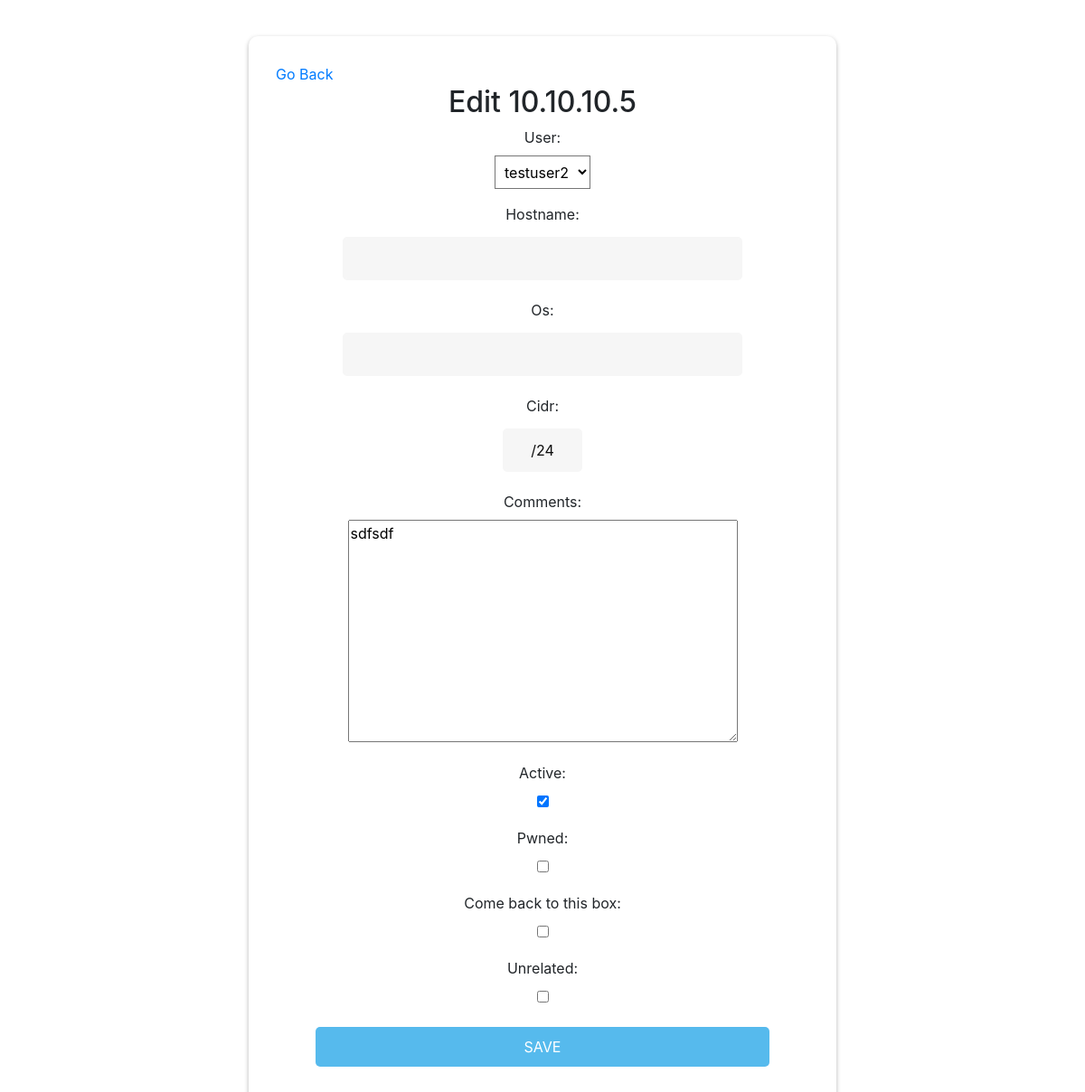
The page /update-box/324 (signed in) on the database as committed earlier.
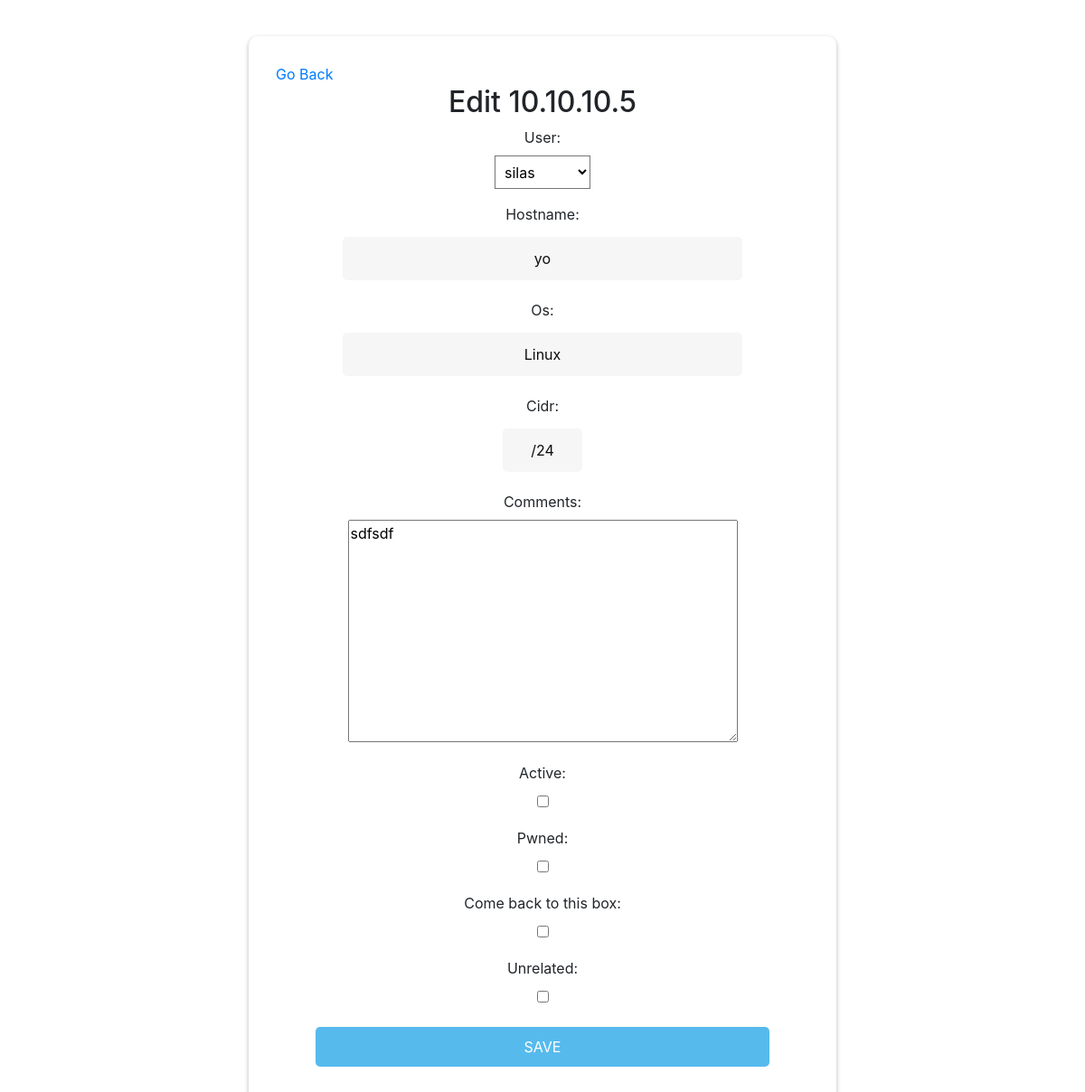
The same page on the database as committed later.
### base/models.py (models this page shows, shortened)
class Box(models.Model):
    __original_ip = None
    __original_hostname = None
    __original_state = None
    user = models.ForeignKey(User, on_delete=models.CASCADE, null=True, blank=True)
    ip = models.GenericIPAddressField(null=False,blank=False)
    hostname = models.CharField(max_length=200, null=True, blank=True)
    state = models.CharField(max_length=200, null=True, blank=True)
    comments = models.TextField(null=True, blank=True)
    active = models.BooleanField(default=False)
    pwned = models.BooleanField(default=False)
    unrelated = models.BooleanField(default=False)
    comeback = models.BooleanField("Come back to this box", default=False)
    os = models.CharField(max_length=200, null=True, blank=True)
    new = models.BooleanField(default=True)
    updated = models.BooleanField(default=False)
    cidr = models.CharField(max_length=200, default="/24",null=True, blank=True)
    orderedip = models.BigIntegerField(null=True, blank=True, default=0)
    def __init__(self, *args, **kwargs):
        super().__init__(*args, **kwargs)
        self.__original_ip = self.ip
        self.__original_hostname = self.hostname
        self.__original_state = self.state
    class Meta:
        ordering = ['orderedip']

### base/views.py (the view)
# urls.py: path('update-box/<int:pk>', BoxUpdate.as_view(), name="box-update"),
class BoxUpdate(LoginRequiredMixin, UpdateView):
    model = Box
    fields = ['user', 'hostname', 'os', 'cidr', 'comments', 'active', 'pwned','comeback','unrelated']
    context_object_name='box_form'
    success_url = reverse_lazy('boxes')
    context_object_name = 'boxes'
    def get_context_data(self, **kwargs):
        context = super().get_context_data(**kwargs)
        context['ip'] = context['boxes'].ip
        return context

### base/templates/base/box_form.html (shortened to what this page needs)
{% extends 'base/main.html' %}
{% block content %}
<div class="wrapper fadeInDown zero-raduis">
  	  <div id="formContent">
        <a href="{% url 'boxes' %}" class="float-left">Go Back</a><br>
        <h2>Edit {{ip}}</h2>
        <form method="POST" action="">
            {{form.as_p}}
            <input type="submit" class="fadeIn fourth zero-raduis" value="SAVE">
        </form>
    </div>
</div>
{% endblock content %}

Rows that differ between the two databases and show on the page:
changed Box "sdfsdf": user "testuser2" → "silas"; hostname (not shown) → "yo"; os (not shown) → "Linux"; active "☑" → "☐"
